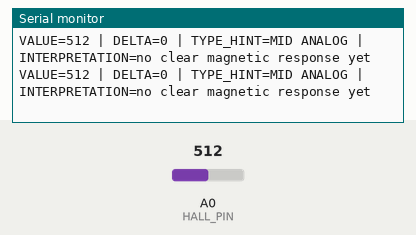
Simulated run of this sketch. Board: Arduino Uno, built with avr-gcc and run on an emulated ATmega328P. Parts: the last lines printed to the serial monitor. Inputs (shaded band) come from the test bench; at power-on: A0 (HALL_PIN) = 512.

Above: at 1.5 s.
1.6 s: A0 (HALL_PIN) set to 528
At 1.95 s:
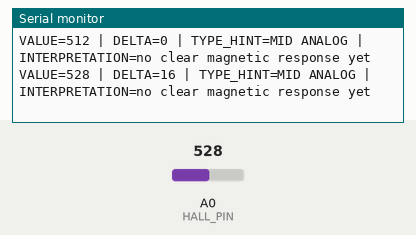
3.1 s: A0 (HALL_PIN) set to 546
At 3.35 s:
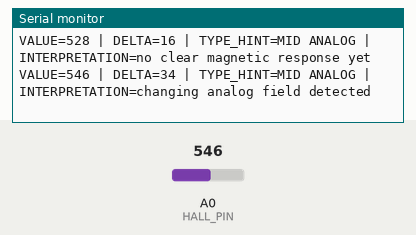
8.0 s: A0 (HALL_PIN) set to 85
At 8.15 s:
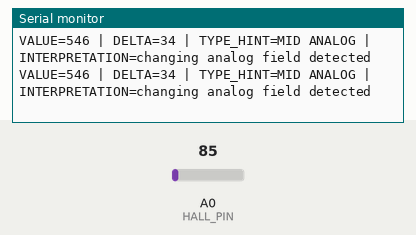
9.5 s: A0 (HALL_PIN) set to 73
At 9.75 s:
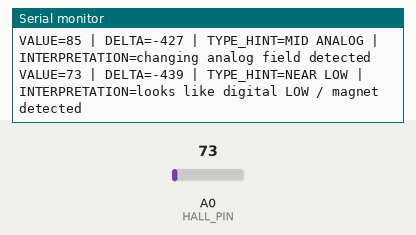

Measured:
- the behaviour switches between 537 and 538 on A0 (HALL_PIN) (found by bisection; images 1 and 2)
- the behaviour switches between 80 and 79 on A0 (HALL_PIN) (found by bisection; images 3 and 4)
- after the input at 1.6 s, the serial monitor: prints a new line after 0.19 s (image 1)
- after the input at 3.1 s, the serial monitor: prints a new line after 0.09 s (image 2)
- after the input at 9.5 s, the serial monitor: prints a new line after 0.09 s (image 4)

The sketch:

16_hall_sensor_universal_probe_test.ino
```cpp
/*
  16_hall_sensor_universal_probe_test
  Universal probe test for unknown Hall-effect sensors.
  Works with:
  - Digital Hall switches like A3144 (with external 10k pull-up)
  - Analog Hall sensors like SS49E/49E
*/

#define HALL_PIN A0
#define SAMPLE_COUNT 12
#define REPORT_INTERVAL_MS 200

unsigned long lastReportMs = 0;
int baselineValue = -1;

int readFilteredAnalog() {
  long sum = 0;
  for (int i = 0; i < SAMPLE_COUNT; i++) {
    sum += analogRead(HALL_PIN);
    delay(2);
  }
  return (int)(sum / SAMPLE_COUNT);
}

void printIntro() {
  Serial.println(F("START: 16_hall_sensor_universal_probe_test"));
  Serial.println(F("PIN: A0"));
  Serial.println(F("GOAL: identify whether the sensor is digital or analog and whether it reacts to a magnet"));
  Serial.println();
  Serial.println(F("WIRING:"));
  Serial.println(F("  Sensor VCC -> 5V"));
  Serial.println(F("  Sensor GND -> GND"));
  Serial.println(F("  Sensor OUT -> A0"));
  Serial.println(F("  10k resistor between OUT and 5V"));
  Serial.println();
  Serial.println(F("HOW TO TEST:"));
  Serial.println(F("  1. Power the Arduino and open Serial Monitor at 115200"));
  Serial.println(F("  2. Watch the VALUE line with no magnet"));
  Serial.println(F("  3. Bring a strong magnet very close to the sensor"));
  Serial.println(F("  4. Flip the magnet and try the other face too"));
  Serial.println(F("  5. If there is still no change, the pinout or sensor type is likely wrong"));
  Serial.println();
}

const __FlashStringHelper* classifyLevel(int value) {
  if (value < 80) return F("NEAR LOW");
  if (value > 940) return F("NEAR HIGH");
  return F("MID ANALOG");
}

void explainValue(int value, int delta) {
  Serial.print(F("VALUE="));
  Serial.print(value);
  Serial.print(F(" | DELTA="));
  Serial.print(delta);
  Serial.print(F(" | TYPE_HINT="));
  Serial.print(classifyLevel(value));

  if (value < 80) {
    Serial.print(F(" | INTERPRETATION=looks like digital LOW / magnet detected"));
  } else if (value > 940) {
    Serial.print(F(" | INTERPRETATION=looks like digital HIGH / clear"));
  } else if (delta > 25 || delta < -25) {
    Serial.print(F(" | INTERPRETATION=changing analog field detected"));
  } else {
    Serial.print(F(" | INTERPRETATION=no clear magnetic response yet"));
  }

  Serial.println();
}

void setup() {
  Serial.begin(115200);
  pinMode(HALL_PIN, INPUT);

  delay(300);
  printIntro();

  baselineValue = readFilteredAnalog();
  Serial.print(F("BASELINE="));
  Serial.println(baselineValue);
  Serial.println();
}

void loop() {
  unsigned long nowMs = millis();
  if (nowMs - lastReportMs < REPORT_INTERVAL_MS) return;
  lastReportMs = nowMs;

  int value = readFilteredAnalog();
  int delta = value - baselineValue;
  explainValue(value, delta);
}
```
